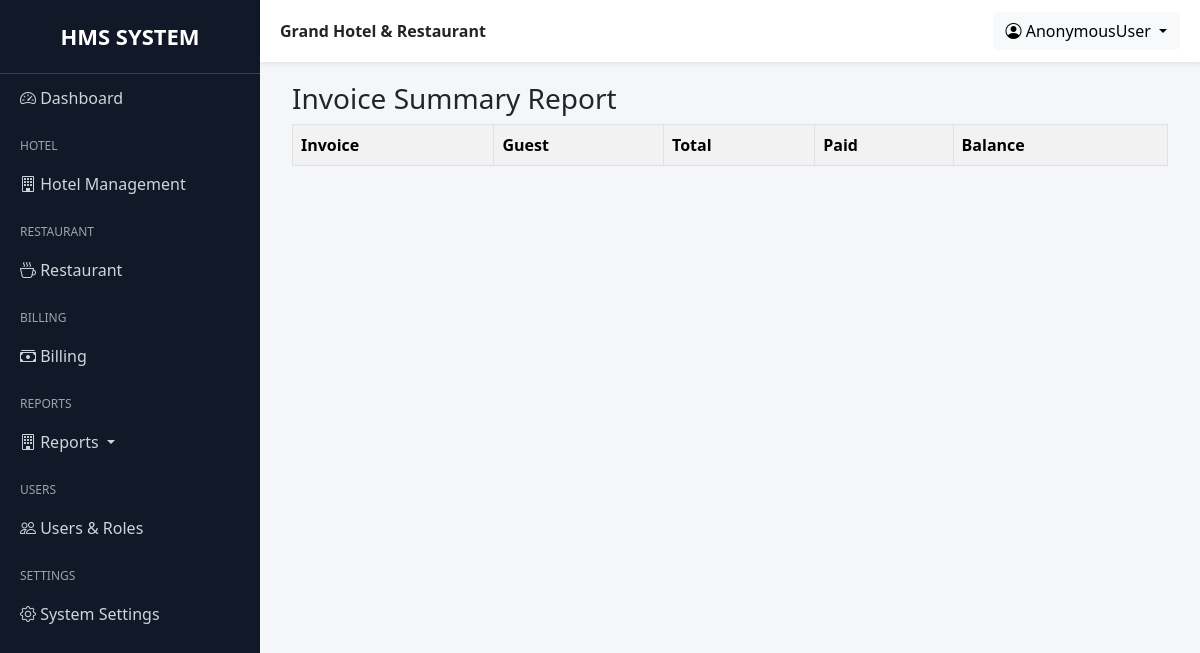
Page /grand/billing/reports/invoice-summary/ on the earlier database version.
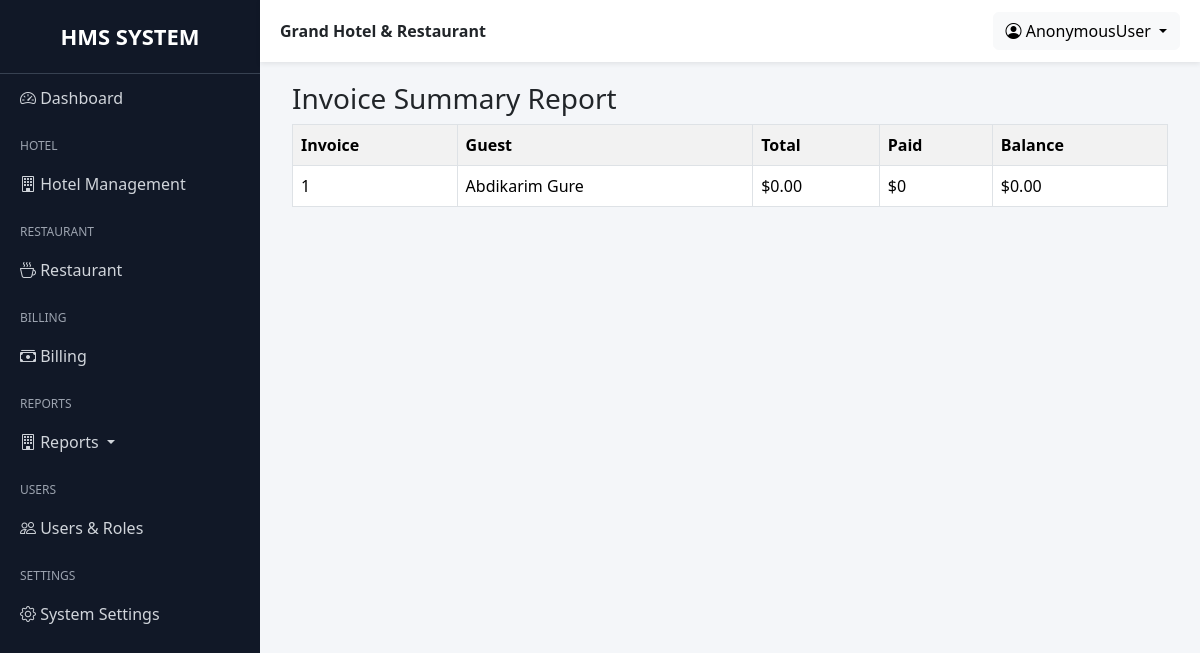
Same page on the later database version.
### billing/models.py (models this page shows, shortened)
class Invoice(models.Model):
    booking = models.OneToOneField(Booking,on_delete=models.CASCADE,related_name="invoice")
    restaurant_total = models.DecimalField(max_digits=8,decimal_places=2,default=0)
    room_total = models.DecimalField(max_digits=8,decimal_places=2,default=0)
    service_total = models.DecimalField(max_digits=10, decimal_places=2,default=0)
    discount = models.DecimalField(max_digits=5,decimal_places=2,default=0)
    total = models.DecimalField(max_digits=10,decimal_places=2)
    created = models.DateTimeField(auto_now_add=True, blank=True, null=True)
    created_by = models.ForeignKey(
            User,
            on_delete=models.SET_NULL,
            null=True,
            blank=True
        )

### hotel/models.py (models this page shows, shortened)
class Booking(models.Model):
    BOOKING_STATUS = (
        ("reserved", "Reserved"),
        ("checked_in", "Checked In"),
        ("checked_out", "Checked Out"),
        ("cancelled", "Cancelled"),
    )
    guest = models.ForeignKey(Guest, on_delete=models.PROTECT)
    room = models.ForeignKey(Room, on_delete=models.PROTECT)
    check_in = models.DateField()
    check_out = models.DateField(blank=True, null=True)
    status = models.CharField(max_length=20, default="checked_in")
    with_ac = models.BooleanField(default=False)
    room_price = models.DecimalField(max_digits=8, decimal_places=2, blank=True, null=True)
    actual_check_in_at = models.DateTimeField(null=True, blank=True)
    actual_check_out_at = models.DateTimeField(null=True, blank=True)
    late_checkout_approved = models.BooleanField(default=False)
    late_checkout_charge = models.DecimalField(max_digits=8, decimal_places=2, default=Decimal("0.00"))
    created = models.DateTimeField(auto_now_add=True)
    created_by = models.ForeignKey(User, on_delete=models.SET_NULL, null=True, blank=True)
    updated = models.DateTimeField(auto_now=True)
    updated_by = models.ForeignKey(
        User, on_delete=models.SET_NULL, null=True, blank=True,
        related_name="booking_updated_by"
    )

class Guest(models.Model):
    first_name = models.CharField(max_length=100)
    last_name = models.CharField(max_length=100)
    phone = models.CharField(max_length=20)
    email = models.EmailField(blank=True, null=True)
    address = models.CharField(max_length=200, blank=True)
    created = models.DateTimeField(auto_now_add=True, blank=True, null=True)
    created_by = models.ForeignKey(User, on_delete=models.SET_NULL, null=True, blank=True)
    def __str__(self):
        return f"{self.first_name} {self.last_name}"

### billing/report_views.py (the view)
# urls.py: path("reports/invoice-summary/",InvoiceSummaryReportView.as_view(),name="invoice_summary_report"),
class InvoiceSummaryReportView(TemplateView):
    template_name = "reports/billing/invoice_summary.html"
    def get_context_data(self, **kwargs):
        context = super().get_context_data(**kwargs)
        report = []
        invoices = Invoice.objects.all()
        for invoice in invoices:
            paid = Payment.objects.filter(
                invoice=invoice
            ).aggregate(
                total=Sum("amount")
            )["total"] or 0
            balance = invoice.total - paid
            report.append({
                "invoice": invoice,
                "total": invoice.total,
                "paid": paid,
                "balance": balance
            })
        context["report"] = report
        return context

### templates/reports/billing/invoice_summary.html
{% extends "base.html" %}
{% block content %}
<div class="container">
    <h3>Invoice Summary Report</h3>
    <table class="table table-bordered table-striped">
        <tr>
            <th>Invoice</th>
            <th>Guest</th>
            <th>Total</th>
            <th>Paid</th>
            <th>Balance</th>
        </tr>
        {% for row in report %}
        <tr>
            <td>{{ row.invoice.id }}</td>
            <td>
                {{ row.invoice.booking.guest }}
            </td>
            <td>${{ row.total }}</td>
            <td>${{ row.paid }}</td>
            <td>${{ row.balance }}</td>
        </tr>
        {% endfor %}
    </table>
</div>
{% endblock %}

Differences in the rows shown:
added Invoice: invoice.id "1", invoice.booking.guest "Abdikarim Gure", total "0.00", paid "0", balance "0.00"
